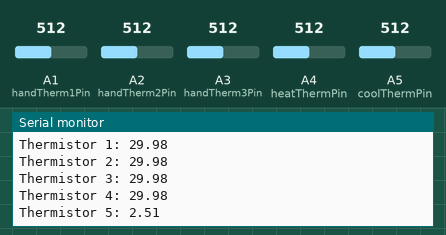
This sketch was run on a simulated Arduino Uno, built with avr-gcc and run on an emulated ATmega328P. Parts: the last lines printed to the serial monitor. The inputs (shaded band) are chosen by the test bench; at power-on: A1 (handTherm1Pin) = 512, A2 (handTherm2Pin) = 512, A3 (handTherm3Pin) = 512, A4 (heatThermPin) = 512, A5 (coolThermPin) = 512.

Above: at 5.8 s.
5.9 s: A1 (handTherm1Pin) set to 716
11.9 s: A2 (handTherm2Pin) set to 716
17.9 s: A3 (handTherm3Pin) set to 716
At 21.5 s:
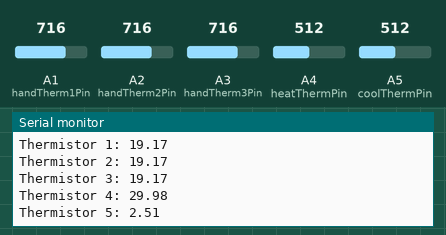
23.9 s: A4 (heatThermPin) set to 716
At 25.7 s:
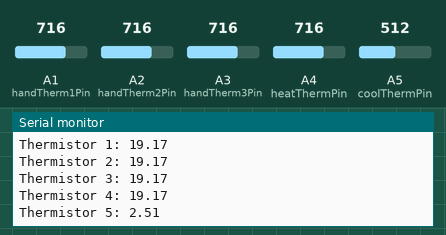
29.9 s: A5 (coolThermPin) set to 716
At 31.1 s:
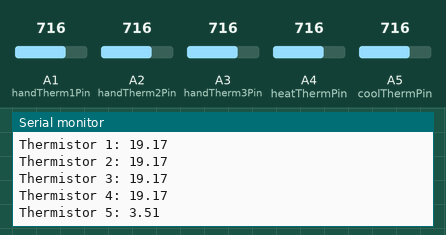
35.9 s: A1 (handTherm1Pin) set to 992
Timing chart, 0 to 38.9 s (numbered marks = the images above; inputs shaded):
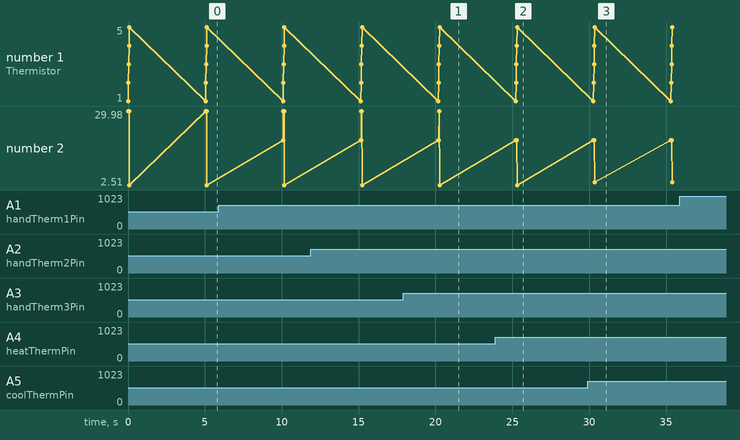

Measured:
- after the input at 17.9 s, the serial monitor: prints a new line after 2.3 s (image 1)
- after the input at 23.9 s, the serial monitor: prints a new line after 1.4 s (image 2)
- after the input at 29.9 s, the serial monitor: prints a new line after 0.46 s (image 3)
- plotted number 2: 2.51 → 3.51 after the input at 29.9 s

The sketch:

ThermistorTest.ino
```cpp
double temperatures[5] = {};
const int handTherm1Pin = A1;
const int handTherm2Pin = A2;
const int handTherm3Pin = A3;
const int heatThermPin = A4;
const int coolThermPin = A5;

void setup() {
  pinMode(handTherm1Pin,INPUT);
  pinMode(handTherm2Pin,INPUT);
  pinMode(handTherm3Pin,INPUT);
  pinMode(heatThermPin,INPUT);
  pinMode(coolThermPin,INPUT);
  Serial.begin(9600);
}

void v_to_c(double temperatures[]){
  //Call by Reference of temperatures[]
  //If Rref = exactly 30k, therm characteristics follow from voltage divider and datasheet:
  double temp;

  for (byte i = 0; i < 4; i++)
  {
    temperatures[i] = 92.002*pow(M_E,-0.447*temperatures[i]);
  }
}

void sense_temps(double temperatures[]){
  //program size/compute speed concerns? change to int or fixed pt
  //in C, modifies arrays directly, changes are stored
  //10-bit ADC -> 5V/1024 Units -> 4.9mV per Unit
  //Max read rate is 10Khz

  //for loop? A1-A5
  temperatures[0] = analogRead(handTherm1Pin)*.0049;
  temperatures[1] = analogRead(handTherm2Pin)*.0049;
  temperatures[2] = analogRead(handTherm3Pin)*.0049;
  temperatures[3] = analogRead(heatThermPin)*.0049;
  temperatures[4] = analogRead(coolThermPin)*.0049;

  v_to_c(temperatures);
  //TODO Verify function modifies global var temperatures
}

void loop() {
sense_temps(temperatures);
for (int i = 0; i < 5; i++)
{
  Serial.print("Thermistor ");
  Serial.print(i+1);
  Serial.print(": ");
  Serial.println(temperatures[i]);
}
Serial.println();
delay(5000);
}
```
